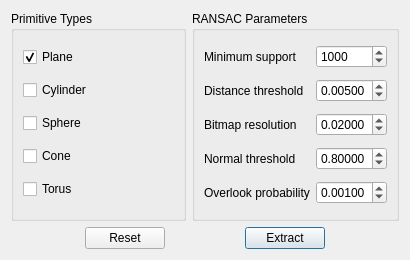
<?xml version="1.0" encoding="UTF-8"?>
<ui version="4.0">
 <class>DialogPointCloudRansacPrimitiveExtraction</class>
 <widget class="QDialog" name="DialogPointCloudRansacPrimitiveExtraction">
  <property name="geometry">
   <rect>
    <x>0</x>
    <y>0</y>
    <width>410</width>
    <height>260</height>
   </rect>
  </property>
  <property name="windowTitle">
   <string>RANSAC-based Primitive Extraction</string>
  </property>
  <layout class="QVBoxLayout" name="VerticalLayout">
   <item>
    <layout class="QHBoxLayout" name="horizontalLayout">
     <item>
      <widget class="QGroupBox" name="groupBoxTypes">
       <property name="title">
        <string>Primitive Types</string>
       </property>
       <layout class="QVBoxLayout" name="verticalLayout">
        <item>
         <widget class="QCheckBox" name="checkBoxPlane">
          <property name="text">
           <string>Plane</string>
          </property>
          <property name="checked">
           <bool>true</bool>
          </property>
         </widget>
        </item>
        <item>
         <widget class="QCheckBox" name="checkBoxCylinder">
          <property name="text">
           <string>Cylinder</string>
          </property>
         </widget>
        </item>
        <item>
         <widget class="QCheckBox" name="checkBoxSphere">
          <property name="text">
           <string>Sphere</string>
          </property>
         </widget>
        </item>
        <item>
         <widget class="QCheckBox" name="checkBoxCone">
          <property name="text">
           <string>Cone</string>
          </property>
         </widget>
        </item>
        <item>
         <widget class="QCheckBox" name="checkBoxTorus">
          <property name="text">
           <string>Torus</string>
          </property>
         </widget>
        </item>
       </layout>
      </widget>
     </item>
     <item>
      <widget class="QGroupBox" name="groupBoxParameters">
       <property name="title">
        <string>RANSAC Parameters</string>
       </property>
       <layout class="QGridLayout" name="gridLayout">
        <item row="0" column="0">
         <widget class="QLabel" name="label">
          <property name="text">
           <string>Minimum support</string>
          </property>
         </widget>
        </item>
        <item row="0" column="1">
         <widget class="QSpinBox" name="spinBoxMinimumSupport">
          <property name="minimum">
           <number>3</number>
          </property>
          <property name="maximum">
           <number>1000000000</number>
          </property>
          <property name="value">
           <number>1000</number>
          </property>
         </widget>
        </item>
        <item row="1" column="0">
         <widget class="QLabel" name="label_2">
          <property name="text">
           <string>Distance threshold</string>
          </property>
         </widget>
        </item>
        <item row="1" column="1">
         <widget class="QDoubleSpinBox" name="doubleSpinBoxDistanceThreshold">
          <property name="decimals">
           <number>5</number>
          </property>
          <property name="minimum">
           <double>0.000010000000000</double>
          </property>
          <property name="maximum">
           <double>1.000000000000000</double>
          </property>
          <property name="value">
           <double>0.005000000000000</double>
          </property>
         </widget>
        </item>
        <item row="2" column="0">
         <widget class="QLabel" name="label_3">
          <property name="text">
           <string>Bitmap resolution</string>
          </property>
         </widget>
        </item>
        <item row="2" column="1">
         <widget class="QDoubleSpinBox" name="doubleSpinBoxBitmapResolution">
          <property name="decimals">
           <number>5</number>
          </property>
          <property name="minimum">
           <double>0.000010000000000</double>
          </property>
          <property name="maximum">
           <double>1.000000000000000</double>
          </property>
          <property name="value">
           <double>0.020000000000000</double>
          </property>
         </widget>
        </item>
        <item row="3" column="0">
         <widget class="QLabel" name="label_4">
          <property name="text">
           <string>Normal threshold</string>
          </property>
         </widget>
        </item>
        <item row="3" column="1">
         <widget class="QDoubleSpinBox" name="doubleSpinBoxNormalThreshold">
          <property name="decimals">
           <number>5</number>
          </property>
          <property name="minimum">
           <double>0.000010000000000</double>
          </property>
          <property name="maximum">
           <double>1.000000000000000</double>
          </property>
          <property name="value">
           <double>0.800000000000000</double>
          </property>
         </widget>
        </item>
        <item row="4" column="0">
         <widget class="QLabel" name="label_5">
          <property name="text">
           <string>Overlook probability</string>
          </property>
         </widget>
        </item>
        <item row="4" column="1">
         <widget class="QDoubleSpinBox" name="doubleSpinBoxOverlookProbability">
          <property name="decimals">
           <number>5</number>
          </property>
          <property name="minimum">
           <double>0.000010000000000</double>
          </property>
          <property name="maximum">
           <double>1.000000000000000</double>
          </property>
          <property name="value">
           <double>0.001000000000000</double>
          </property>
         </widget>
        </item>
       </layout>
      </widget>
     </item>
    </layout>
   </item>
   <item>
    <layout class="QHBoxLayout" name="horizontalLayout_2">
     <item>
      <spacer name="horizontalSpacer">
       <property name="orientation">
        <enum>Qt::Horizontal</enum>
       </property>
       <property name="sizeHint" stdset="0">
        <size>
         <width>0</width>
         <height>0</height>
        </size>
       </property>
      </spacer>
     </item>
     <item>
      <widget class="QPushButton" name="pushButtonReset">
       <property name="text">
        <string>Reset</string>
       </property>
      </widget>
     </item>
     <item>
      <spacer name="horizontalSpacer_3">
       <property name="orientation">
        <enum>Qt::Horizontal</enum>
       </property>
       <property name="sizeHint" stdset="0">
        <size>
         <width>0</width>
         <height>0</height>
        </size>
       </property>
      </spacer>
     </item>
     <item>
      <widget class="QPushButton" name="pushButtonExtract">
       <property name="text">
        <string>Extract</string>
       </property>
       <property name="default">
        <bool>true</bool>
       </property>
      </widget>
     </item>
     <item>
      <spacer name="horizontalSpacer_2">
       <property name="orientation">
        <enum>Qt::Horizontal</enum>
       </property>
       <property name="sizeHint" stdset="0">
        <size>
         <width>0</width>
         <height>0</height>
        </size>
       </property>
      </spacer>
     </item>
    </layout>
   </item>
  </layout>
 </widget>
 <tabstops>
  <tabstop>checkBoxPlane</tabstop>
  <tabstop>checkBoxCylinder</tabstop>
  <tabstop>checkBoxSphere</tabstop>
  <tabstop>checkBoxCone</tabstop>
  <tabstop>checkBoxTorus</tabstop>
  <tabstop>spinBoxMinimumSupport</tabstop>
  <tabstop>doubleSpinBoxDistanceThreshold</tabstop>
  <tabstop>doubleSpinBoxBitmapResolution</tabstop>
  <tabstop>doubleSpinBoxNormalThreshold</tabstop>
  <tabstop>doubleSpinBoxOverlookProbability</tabstop>
  <tabstop>pushButtonReset</tabstop>
  <tabstop>pushButtonExtract</tabstop>
 </tabstops>
 <resources/>
 <connections/>
</ui>
